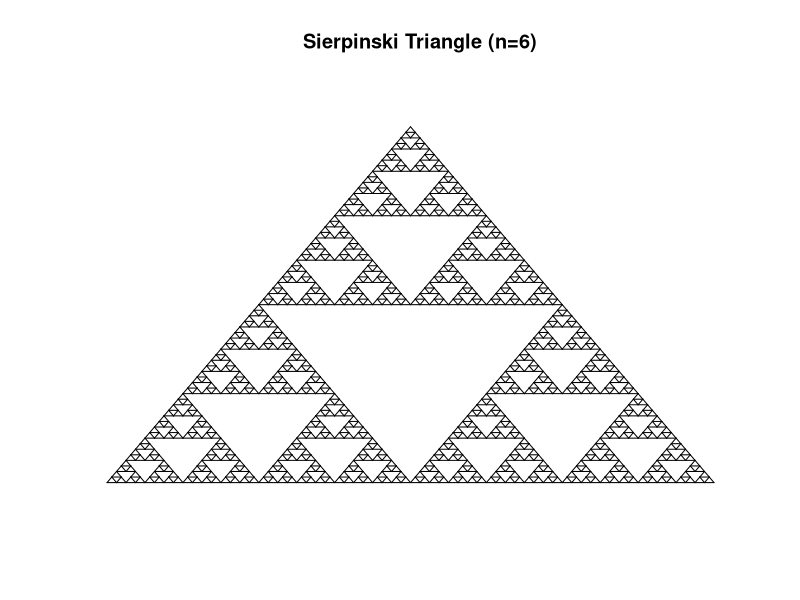
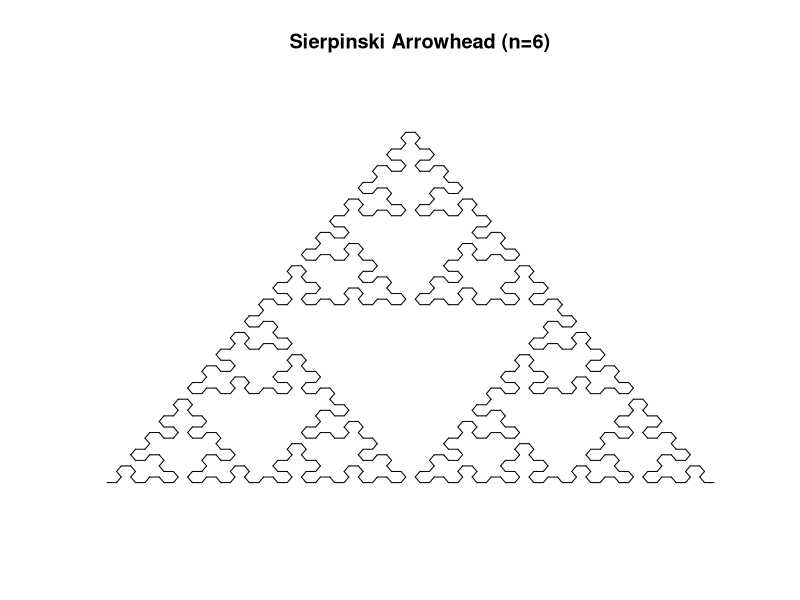

Write the R code that produced these figures, in order.
######################################
######################################
### Sierpinski Triangle Simulation ###
######################################
######################################


#Clear Environment and load libraries
rm(list = ls())
library(tidyverse)



####################################
### Sierpinski Triangle Function ###
####################################

sierpinski = function(x0, y0, generations)
{
  output = list()
  angle = 2*pi/3
  #Turtle Drawing Function
  turtle = function(string, theta, angle)
  {
    x = x0
    y = y0
    coords = list()
    savecounter = 0
    savepoint = list()
    iter = 1
    for(c in 1:str_length(string))
    {
      current = str_split(string, '')[[1]][c]
      if(current == 'F')
      {
        x_old = x
        y_old = y
        x = x_old + r*sin(theta)
        y = y_old + r*cos(theta)
        xs = c(x_old, x)
        ys = c(y_old, y)
        coords[[iter]] = rbind(xs, ys)
        iter = iter + 1
      } else if(current == 'G'){
        x_old = x
        y_old = y
        x = x_old + r*sin(theta)
        y = y_old + r*cos(theta)
        xs = c(x_old, x)
        ys = c(y_old, y)
        coords[[iter]] = rbind(xs, ys)
        iter = iter + 1
      } else if(current == '+'){
        theta = theta - angle
      } else if(current == '-'){
        theta = theta + angle
      }
    }
    return(coords)
  }
  
  #Generate sierpinski Loop
  theta = pi/6
  r = 1/generations
  variables = c('F', 'G')
  string = 'F-G-G'
  rules = list(); rules[[1]] = 'F-G+F+G-F'; rules[[2]] = 'GG'
  for(g in 1:generations)
  {
    nextstring = c()
    for(c in 1:str_length(string))
    {
      current = str_split(string, '')[[1]][c]
      found = FALSE
      if(current == variables[1])
      {
        found = TRUE
        nextstring = paste0(nextstring, rules[[1]])
      } else if(current == variables[2])
      {
        found = TRUE
        nextstring = paste0(nextstring, rules[[2]])
      }
      
      if(!found)
      {
        nextstring = paste0(nextstring, current)
      }
    }
    string = nextstring
  }
  
  output[[1]] = string
  output[[2]] = turtle(string, theta, angle)
  return(output)
}



#####################################
### Sierpinski Arrowhead Function ###
#####################################

sierpinski_arrow = function(x0, y0, generations)
{
  output = list()
  angle = pi/3
  #Turtle Drawing Function
  turtle = function(string, theta, angle)
  {
    x = x0
    y = y0
    coords = list()
    savecounter = 0
    savepoint = list()
    iter = 1
    for(c in 1:str_length(string))
    {
      current = str_split(string, '')[[1]][c]
      if(current == 'A')
      {
        x_old = x
        y_old = y
        x = x_old + r*sin(theta)
        y = y_old + r*cos(theta)
        xs = c(x_old, x)
        ys = c(y_old, y)
        coords[[iter]] = rbind(xs, ys)
        iter = iter + 1
      } else if(current == 'B'){
        x_old = x
        y_old = y
        x = x_old + r*sin(theta)
        y = y_old + r*cos(theta)
        xs = c(x_old, x)
        ys = c(y_old, y)
        coords[[iter]] = rbind(xs, ys)
        iter = iter + 1
      } else if(current == '+'){
        theta = theta - angle
      } else if(current == '-'){
        theta = theta + angle
      }
    }
    return(coords)
  }
  
  #Generate sierpinski Loop
  theta = pi/2
  r = 1/generations
  variables = c('A', 'B')
  string = 'A'
  rules = list(); rules[[1]] = 'B-A-B'; rules[[2]] = 'A+B+A'
  for(g in 1:generations)
  {
    nextstring = c()
    for(c in 1:str_length(string))
    {
      current = str_split(string, '')[[1]][c]
      found = FALSE
      if(current == variables[1])
      {
        found = TRUE
        nextstring = paste0(nextstring, rules[[1]])
      } else if(current == variables[2])
      {
        found = TRUE
        nextstring = paste0(nextstring, rules[[2]])
      }
      
      if(!found)
      {
        nextstring = paste0(nextstring, current)
      }
    }
    string = nextstring
  }
  
  output[[1]] = string
  output[[2]] = turtle(string, theta, angle)
  return(output)
}


####################################
### Generate Sierpinski Triangle ###
####################################

x0 = 0
y0 = 0
generations = 6
triangle = sierpinski(x0, y0, generations) 

plot(x0, y0,
     xlim = c(0,11),
     ylim = c(0,10),
     type = 'n', axes = FALSE,
     ylab = '',
     xlab = '', 
     main = 'Sierpinski Triangle (n=6)')

for(i in 1:length(triangle[[2]]))
{
  x = triangle[[2]][[i]][1,]
  y = triangle[[2]][[i]][2,]
  lines(x, y)
}


#####################################
### Generate Sierpinski Arrowhead ###
#####################################

x0 = 0
y0 = 0
generations = 6
arrowhead = sierpinski_arrow(x0, y0, generations) 

plot(x0, y0,
     xlim = c(0,11),
     ylim = c(0,10),
     type = 'n', axes = FALSE,
     ylab = '',
     xlab = '',
     main = 'Sierpinski Arrowhead (n=6)')

for(i in 1:length(arrowhead[[2]]))
{
  x = arrowhead[[2]][[i]][1,]
  y = arrowhead[[2]][[i]][2,]
  lines(x, y)
}


